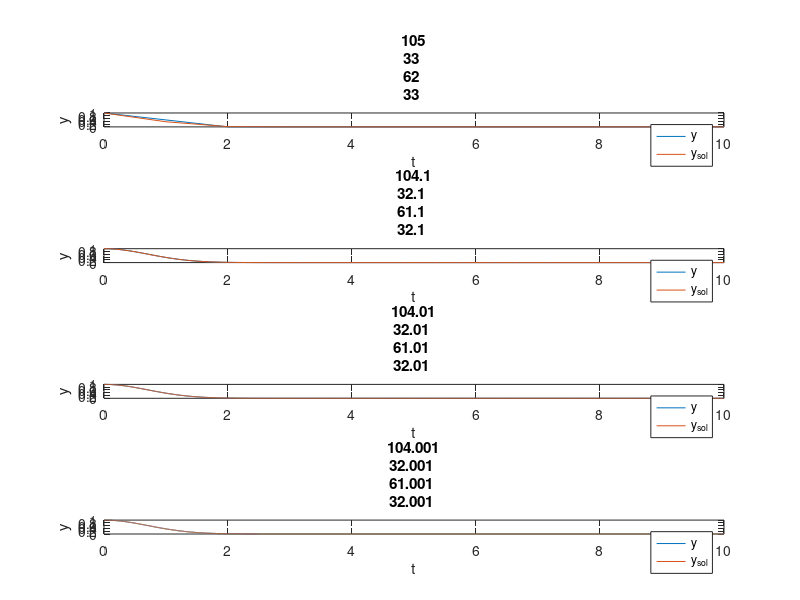
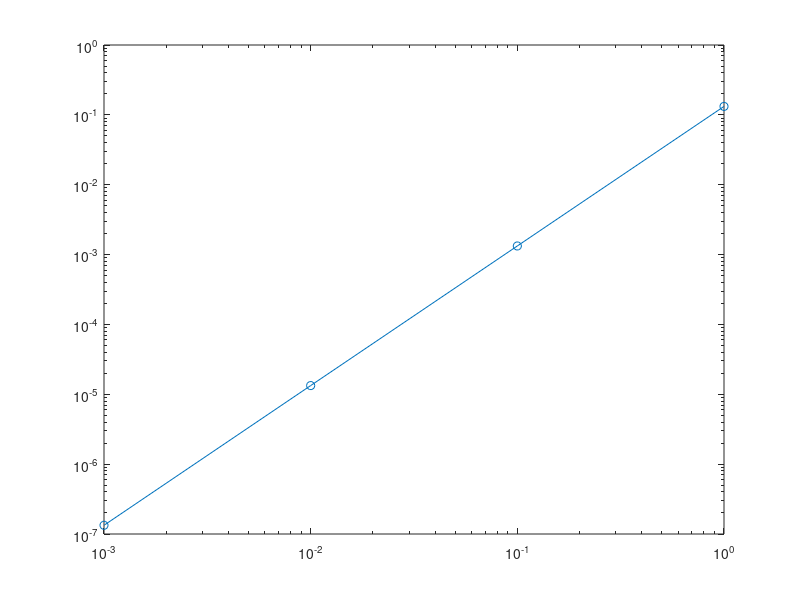

The MATLAB script that drew these images, in order:
clear;

H = [1 1e-1 1e-2 1e-3];
dy = @(t, y) -2*t*y;  

subplot(2,1,1);
plt = 1;
maxerr = zeros(1,4);

for h=H
    t = 0:h:10;
    y = zeros(1,length(t));
    y(1) = 1;
    y_sol = exp(-t.^2);
    err = zeros(1,length(t));
    
    for k = 2:length(t)
        y(k) = (y(k-1)-h*y(k-1)*t(k-1))/(1+h*t(k));
        err(k) = abs(y_sol(k) - y(k));
    end
    maxerr(plt) = max(err);
    subplot (4,1,plt);
    plot(t,y);
    title("h = "+h);
    xlabel("t");
    ylabel("y");
    hold on;
    plot(t,y_sol);
    legend("y", "y_{sol}");
    hold off;
    plt = plt + 1;
end
figure;
loglog(H, maxerr, '-o');

